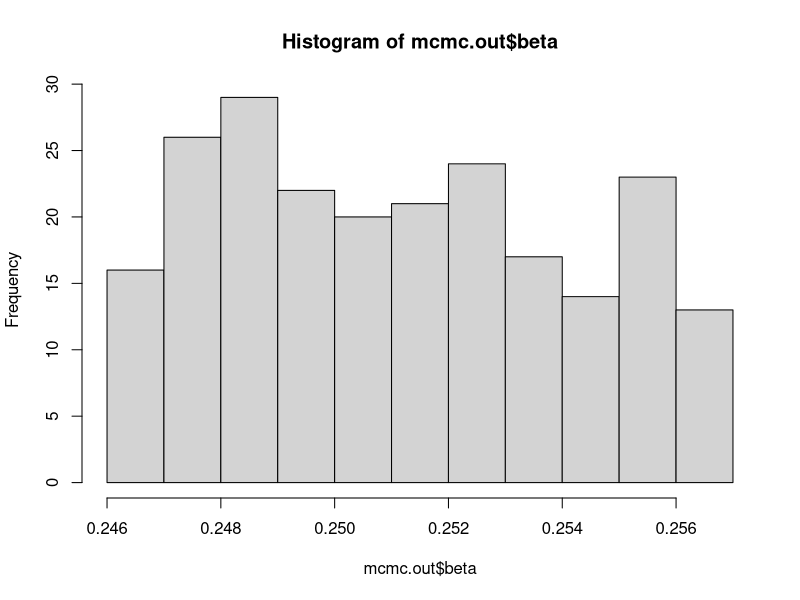
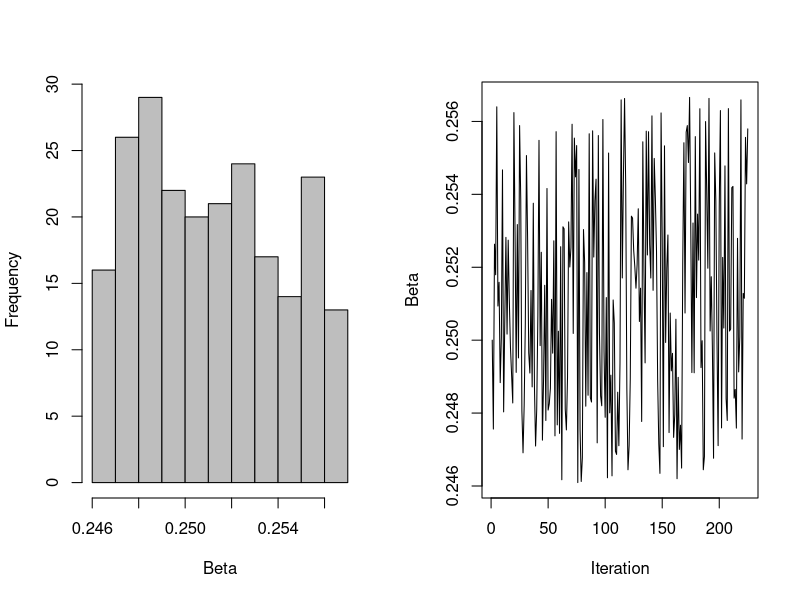

Write the R code that produced these figures, in order. (Note: a time limit stopped this script after it produced the figures.)
# As in Code C.6, we generate a synthetic data set by using the SIR function, then adding randomly generated noise:
sir <- function(N, beta, gamma, t.end, dt){
  
  St <- N 
  It <- 1
  Rt <- 0
  
  Susceptible <- c(N) 
  Infected <- c(1)
  Recovered <- c(0)
  
  t <- seq(0, t.end, dt) 
  
  for (i in 2:length(t)){
    St.1 <- St - beta*St*It*dt/N
    It.1 <- It + beta*St*It*dt/N - gamma*It*dt
    Rt.1 <- Rt + gamma*It*dt
    
    Susceptible <- append(Susceptible, St.1) 
    Infected <- append(Infected, It.1)
    Recovered <- append(Recovered, Rt.1)
    
    St <- St.1
    It <- It.1
    Rt <- Rt.1
  }
  return(data.frame(t, Susceptible, Infected, Recovered)) 
}

set.seed(1) # Run to reproduce report plot
obsdata <- sir(500000, 0.25, 0.1, 250, 0.5)
for(i in 1:nrow(obsdata)){
  obsdata[i,3] <- obsdata[i,3] + rnorm(1, 10000, 3000)
}

# We now define the MCMC function:
mcmc <- function(N.iter, epsilon, beta.0, obsdata, pars){
  
  post <- data.frame()
  # Rather than specifying a prior interval for beta, we now initialise beta at beta.0:
  beta <- beta.0
  
  for(i in 1:N.iter){
    # Generate a value from the proposal distribution:
    beta.star <- rbeta(1, 0.5, 10*beta)
    # Generate SIR data based on this proposed beta value:
    data <- sir(pars[1], beta.star, pars[2], pars[3], pars[4])
    
    # Calculate the difference between the observed and simulated data as usual:
    diff <- abs(obsdata[,3] - data[,3])
    
    j <- 0
    
    for(x in diff){
      if(x < epsilon){
        j <- j + 1
      }
    }
    if(j == length(diff)){
      # We now add the acceptance probability step described in the report:
      u <- runif(1, 0, 1) 
      if(log(u) <= log(dbeta(beta, 0.5, 10*beta.star)) 
                   - log(dbeta(beta.star, 0.5, 10*beta))){
        post <- rbind(post, data.frame(beta = beta,
                                       diff = mean(diff)))
        beta <- beta.star
      }
    }
  }
  return(post)
}

# Run MCMC for our synthetic data set, initialising at beta.0 = 0.25: 
set.seed(1) # Run to reproduce report plot
mcmc.out <- mcmc(20000, 30000, 0.25, obsdata, c(500000,0.1,250,0.5))

# Plot the posterior histogram and trace plot:
p <- hist(mcmc.out$beta)
par(mfrow=c(1,2))
plot(p,col='grey',main=NULL,xlab='Beta')
plot(ts(mcmc.out$beta),xlab='Iteration',ylab='Beta')

# We now investigate the burn-in period:

# Initialise at beta.0 = 0.2 - further from our true value of 0.25
set.seed(1) # Run to reproduce report plot
mcmc.out.burn.in <- mcmc(20000, 30000, 0.2, obsdata, c(500000,0.1,250,0.5))

# Plot posterior histogram and trace plot:
p <- hist(mcmc.out.burn.in$beta)
par(mfrow=c(1,2))
plot(p,col='grey',main=NULL,xlab='Beta')
plot(ts(mcmc.out.burn.in$beta),xlab='Iteration',ylab='Beta')

# We can remove the burn-in period and plot again:
p <- hist(mcmc.out.burn.in$beta[4:length(mcmc.out.burn.in$beta)])
par(mfrow=c(1,2))
plot(p,col='grey',main=NULL,xlab='Beta')
plot(ts(mcmc.out.burn.in$beta[4:length(mcmc.out.burn.in$beta)]),xlab='Iteration',ylab='Beta')
